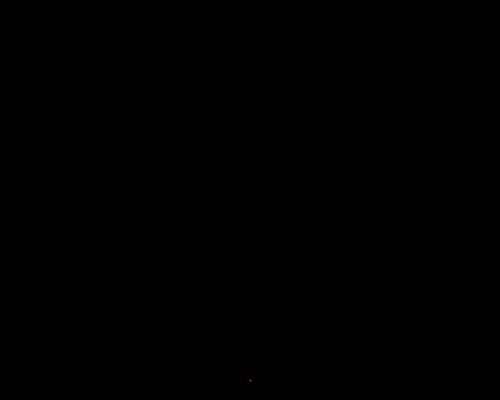
Frame 1 (no input)
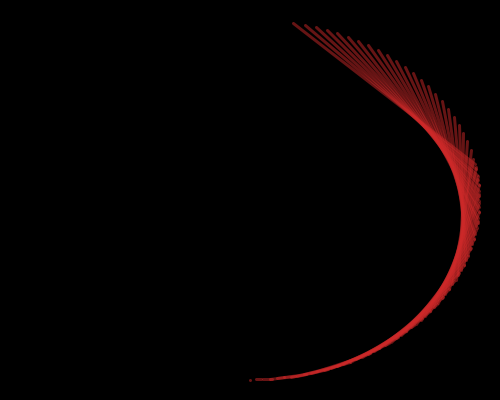
Frame 60 (the mouse pressed at the canvas centre just before this capture)
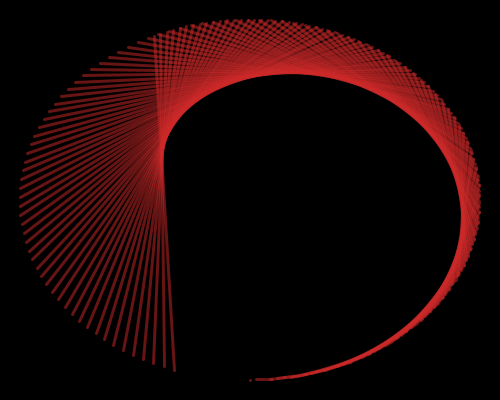
Frame 120 (the mouse held since frame 60 and released just before this capture)

The Processing sketch that drew these frames (run headless with seeded random() and noise(); from frame 60 on, the mouse is pressed at the canvas centre):

// Processing sketch: processing_83835
// ── processing_83835.pde

//Lama Kaddura
//Creative Computing Final
//Fall 2012
//Benjamin Norskov


float a = 0;
float b = 0;
float co = 0;

void setup() {
  background(0);
  colorMode(HSB, 100);
  size(500, 400);
  smooth();
  strokeWeight(3);
}

void draw() {
  stroke (co, 80, 80, 50);
  
  float x0 = map(sin(a), -1, 1, 20, width-20);
  float y0 = map(cos(a), -1, 1, 20, height-20);
  
  float x1 = map(sin(b), -1, 1, 20, width - 20);
  float y1 = map (cos(b), -1, 1, 20, height - 20);
  
  line(x0, y0, x1, y1);
  
  a = a + 0.03;
  b = b + 0.05;
  
  co = co + 1;
  if (co > 100);
  co = 0;
}
